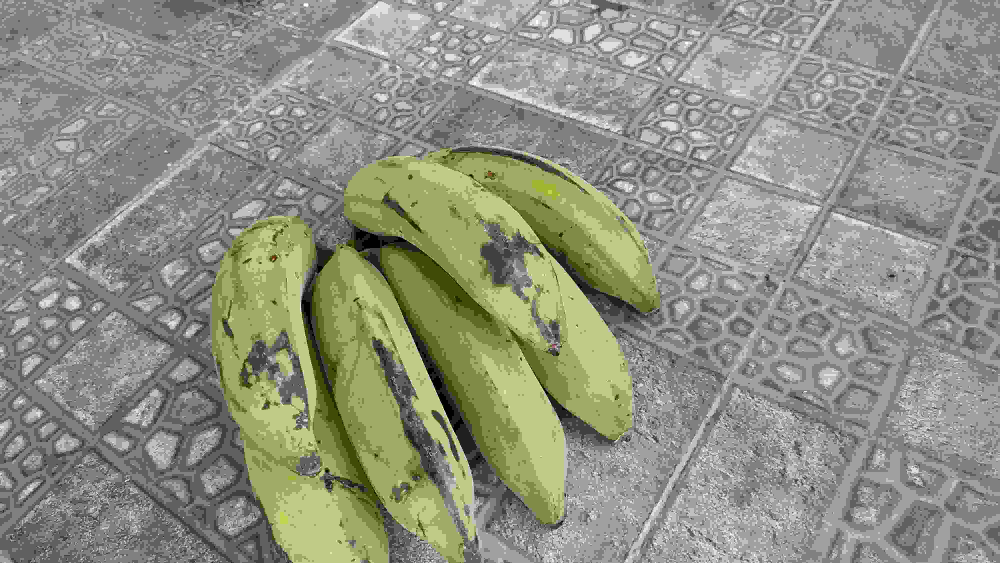
#> input picture Dataset/train-1/104.jpg, 4000 x 2252 px, found by its file name (shown at 1/4 size); its folder holds 4 pictures in this run
$ jupyter execute --allow-errors Kompres.ipynb
#> lines starting #> are read from the running program, lines starting #| are printed output that depends on the picture
[cell 1]
from PIL import Image
import os

[cell 2]
from google.colab import drive
#> (the rest of this cell did not finish here and is left out)

[cell 3]
def compress_images_in_directory(directory, output_directory, quality):
    # Membuat direktori output jika belum ada
#> called with quality = 1
    if not os.path.exists(output_directory):
        os.makedirs(output_directory)

    # Mengompresi setiap file gambar dalam direktori
    for filename in os.listdir(directory):
        if filename.endswith(".jpg"):
            input_path = os.path.join(directory, filename)
            output_path = os.path.join(output_directory, filename)
            compress_image(input_path, output_path, quality)
#> in compress_image, image is the input picture: PIL image 4000x2252 RGB; mean R, G, B 143, 145.3, 131.3
#> pass 2 of the loop in compress_images_in_directory, `for filename in os.listdir(directory):`:
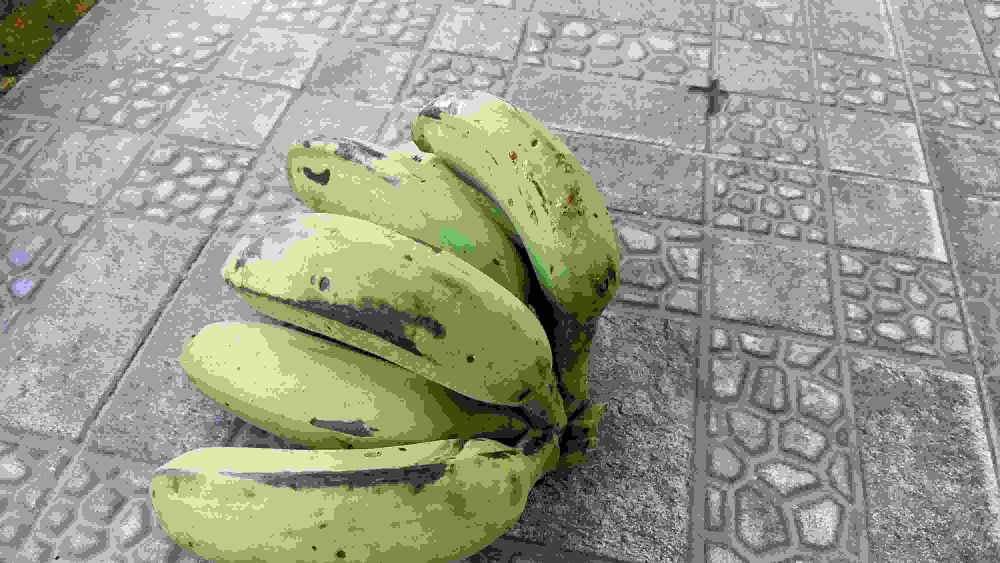
#> input picture Dataset/train-1/107.jpg, 4000 x 2252 px, found by its file name (shown at 1/4 size)
#> in compress_image, image is the input picture: PIL image 4000x2252 RGB; mean R, G, B 153.4, 156.1, 140
#> pass 3 of the loop in compress_images_in_directory, `for filename in os.listdir(directory):`:
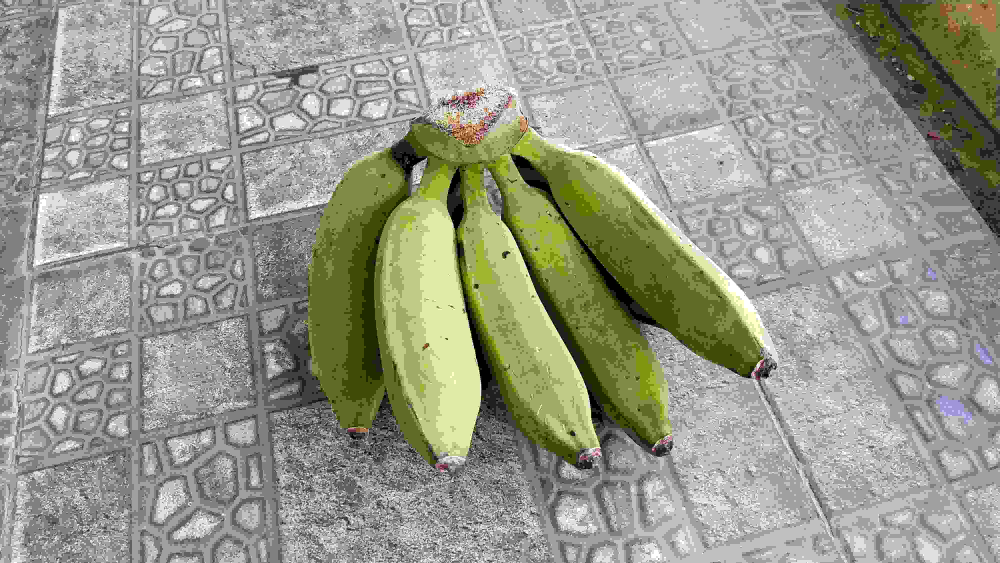
#> input picture Dataset/train-1/112.jpg, 4000 x 2252 px, found by its file name (shown at 1/4 size)
#> in compress_image, image is the input picture: PIL image 4000x2252 RGB; mean R, G, B 152.3, 154.2, 140.5
#> the loop made 4 passes; the first 3 are shown

def compress_image(input_path, output_path, quality):
    image = Image.open(input_path)
    image.save(output_path, optimize=True, quality=quality)

input_directory = '/content/drive/MyDrive/Project Siscer/Dataset/train-1'
output_directory = '/content/drive/MyDrive/Project Siscer/Dataset/train'
quality = 1

compress_images_in_directory(input_directory, output_directory, quality)

[cell 4]
def compress_images_in_directory(directory, output_directory, quality):
    # Membuat direktori output jika belum ada
    if not os.path.exists(output_directory):
        os.makedirs(output_directory)

    # Mengompresi setiap file gambar dalam direktori
    for filename in os.listdir(directory):
        if filename.endswith(".jpg"):
            input_path = os.path.join(directory, filename)
            output_path = os.path.join(output_directory, filename)
            compress_image(input_path, output_path, quality)

def compress_image(input_path, output_path, quality):
    image = Image.open(input_path)
    image.save(output_path, optimize=True, quality=quality)

input_directory = '/content/drive/MyDrive/Project Siscer/Dataset/test-1'
output_directory = '/content/drive/MyDrive/Project Siscer/Dataset/test'
quality = 1

#> (the rest of this cell did not finish here and is left out)

[cell 5]
def resize_images_in_folder(input_folder, output_folder, new_width, new_height):
#> called with new_width = 400, new_height = 400
  if not os.path.exists(output_directory):
        os.makedirs(output_directory)

  for filename in os.listdir(input_folder):
       if filename.endswith(".jpg"):  # Adjust the file extensions as needed
           input_path = os.path.join(input_folder, filename)
           output_path = os.path.join(output_folder, filename)
           resize_image(input_path, output_path, new_width, new_height)
#> in resize_image, `resized_image = image.resize((new_width, new_height))`:
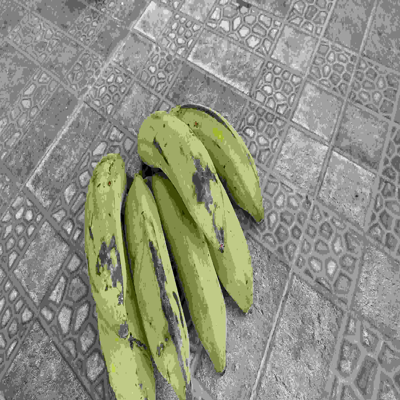
#> resized_image: PIL image 400x400 RGB; mean R, G, B 143, 145.3, 131.3
#> pass 2 of the loop in resize_images_in_folder, `for filename in os.listdir(input_folder):`:
#> in resize_image (call 2), `resized_image = image.resize((new_width, new_height))`:
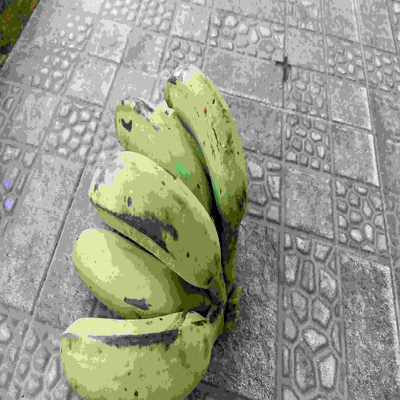
#> resized_image: PIL image 400x400 RGB; mean R, G, B 153.4, 156.1, 140
#> pass 3 of the loop in resize_images_in_folder, `for filename in os.listdir(input_folder):`:
#> in resize_image (call 3), `resized_image = image.resize((new_width, new_height))`:
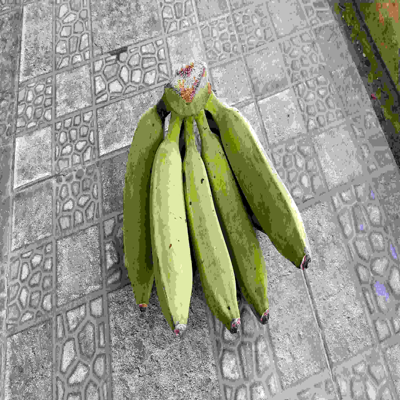
#> resized_image: PIL image 400x400 RGB; mean R, G, B 152.3, 154.2, 140.5
#> the loop made 4 passes; the first 3 are shown

def resize_image(input_image_path, output_image_path, new_width, new_height):
    image = Image.open(input_image_path)
    resized_image = image.resize((new_width, new_height))
    resized_image.save(output_image_path)


input_folder = '/content/drive/MyDrive/Project Siscer/Dataset/train-1'   # Replace with the path to your input folder
output_folder = '/content/drive/MyDrive/Project Siscer/Dataset/train'  # Replace with the path to your output folder

new_width = 400
new_height = 400

resize_images_in_folder(input_folder, output_folder, new_width, new_height)
